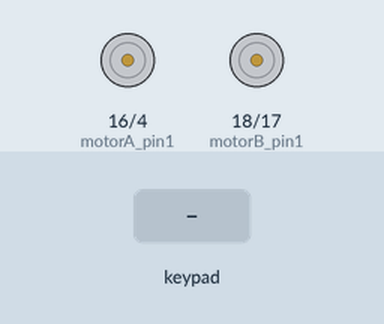
This sketch was run on a simulated ESP32. Shown: motor-driver pin pairs drawn as motors (green arrow = first pin HIGH = forward, orange = second pin HIGH = backward, longer = more drive). The inputs (shaded band) are chosen by the test bench.

Above: at 1.2 s.
1.3 s: key 'U' pressed
At 1.5 s:
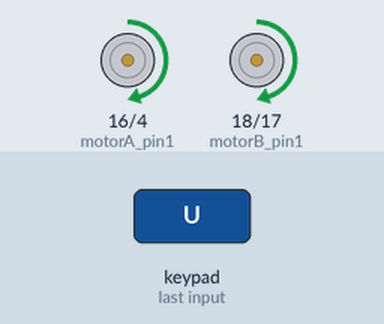
3.2 s: key 'D' pressed
At 3.4 s:
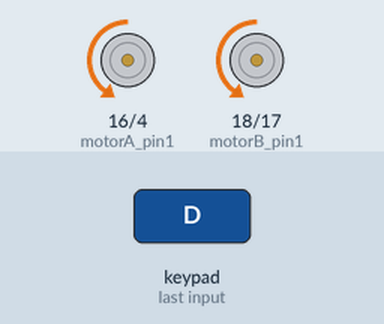
5.1 s: key 'L' pressed
At 5.25 s:
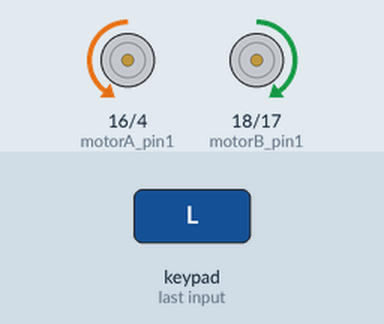
6.9 s: key 'R' pressed
At 7.05 s:
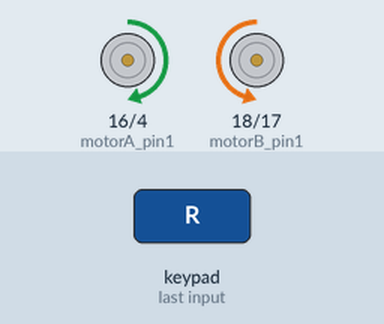
Timing chart, 0 to 9.7 s (numbered marks = the images above; inputs shaded):
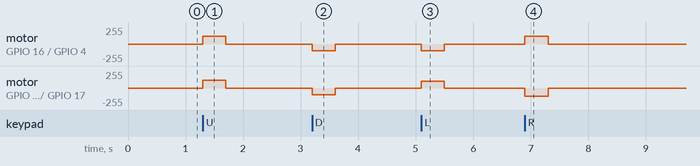

The sketch:

RC_Car.ino
```cpp
#define CUSTOM_SETTINGS
#define INCLUDE_GAMEPAD_MODULE
#include <DabbleESP32.h>

// Motor control pins
const int motorA_pin1 = 16; // Motor A forward
const int motorA_pin2 = 4;  // Motor A backward
const int motorB_pin1 = 18; // Motor B forward
const int motorB_pin2 = 17; // Motor B backward

// #define MAX_MOTOR_SPEED 255

void turnLeft(int speed) {
    analogWrite(motorA_pin1, 0);
    analogWrite(motorA_pin2, speed);
    analogWrite(motorB_pin1, speed);
    analogWrite(motorB_pin2, 0);
}

void turnRight(int speed) {
    analogWrite(motorA_pin1, speed);
    analogWrite(motorA_pin2, 0);
    analogWrite(motorB_pin1, 0);
    analogWrite(motorB_pin2, speed);
}

void moveForward(int speed) {
    analogWrite(motorA_pin1, speed);
    analogWrite(motorA_pin2, 0);
    analogWrite(motorB_pin1, speed);
    analogWrite(motorB_pin2, 0);
}

void moveBackward(int speed) {
    analogWrite(motorA_pin1, 0);
    analogWrite(motorA_pin2, speed);
    analogWrite(motorB_pin1, 0);
    analogWrite(motorB_pin2, speed);
}

void stopMotors() {
    analogWrite(motorA_pin1, 0);
    analogWrite(motorA_pin2, 0);
    analogWrite(motorB_pin1, 0);
    analogWrite(motorB_pin2, 0);
}


void setup()
{
  pinMode(motorA_pin1, OUTPUT);
  pinMode(motorA_pin2, OUTPUT);
  pinMode(motorB_pin1, OUTPUT);
  pinMode(motorB_pin2, OUTPUT);

  Dabble.begin("MyBluetoothCar");
}

void loop()
{

  Dabble.processInput();

  if (GamePad.isUpPressed())
  {
    moveForward(120);
    delay(200);
    stopMotors();
  }

  else if (GamePad.isDownPressed())
  {
    moveBackward(100);
    delay(200);
    stopMotors();
  }

  else if (GamePad.isLeftPressed())
  {
    turnLeft(100);
    delay(100);
    stopMotors();
  }

  else if (GamePad.isRightPressed())
  {
    turnRight(120);
    delay(100);
    stopMotors();
  }


}
```

Measured:
- after the input at 1.3 s, motor on GPIO 16 (motorA_pin1) / GPIO 4 (motorA_pin2), motor on GPIO 18 (motorB_pin1) / GPIO 17 (motorB_pin2): stopped → forward 120/255 at once, → stopped 0.40 s later
- after the input at 3.2 s, motor on GPIO 16 (motorA_pin1) / GPIO 4 (motorA_pin2), motor on GPIO 18 (motorB_pin1) / GPIO 17 (motorB_pin2): stopped → backward 100/255 at once, → stopped 0.40 s later
- after the input at 5.1 s, motor on GPIO 16 (motorA_pin1) / GPIO 4 (motorA_pin2): stopped → backward 100/255 at once, → stopped 0.40 s later; motor on GPIO 18 (motorB_pin1) / GPIO 17 (motorB_pin2): stopped → forward 100/255 at once, → stopped 0.40 s later
- after the input at 6.9 s, motor on GPIO 16 (motorA_pin1) / GPIO 4 (motorA_pin2): stopped → forward 120/255 at once, → stopped 0.40 s later; motor on GPIO 18 (motorB_pin1) / GPIO 17 (motorB_pin2): stopped → backward 120/255 at once, → stopped 0.40 s later
